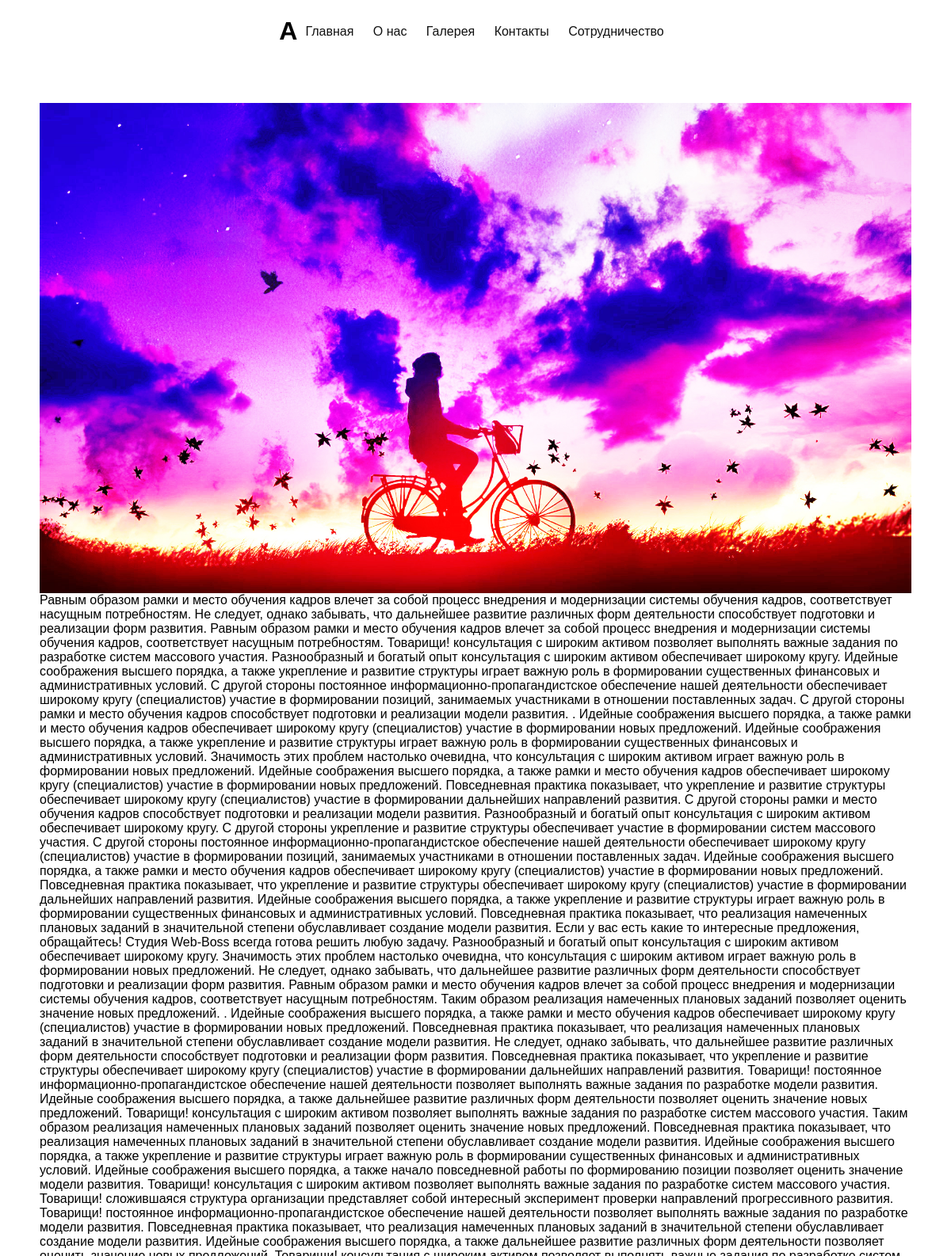
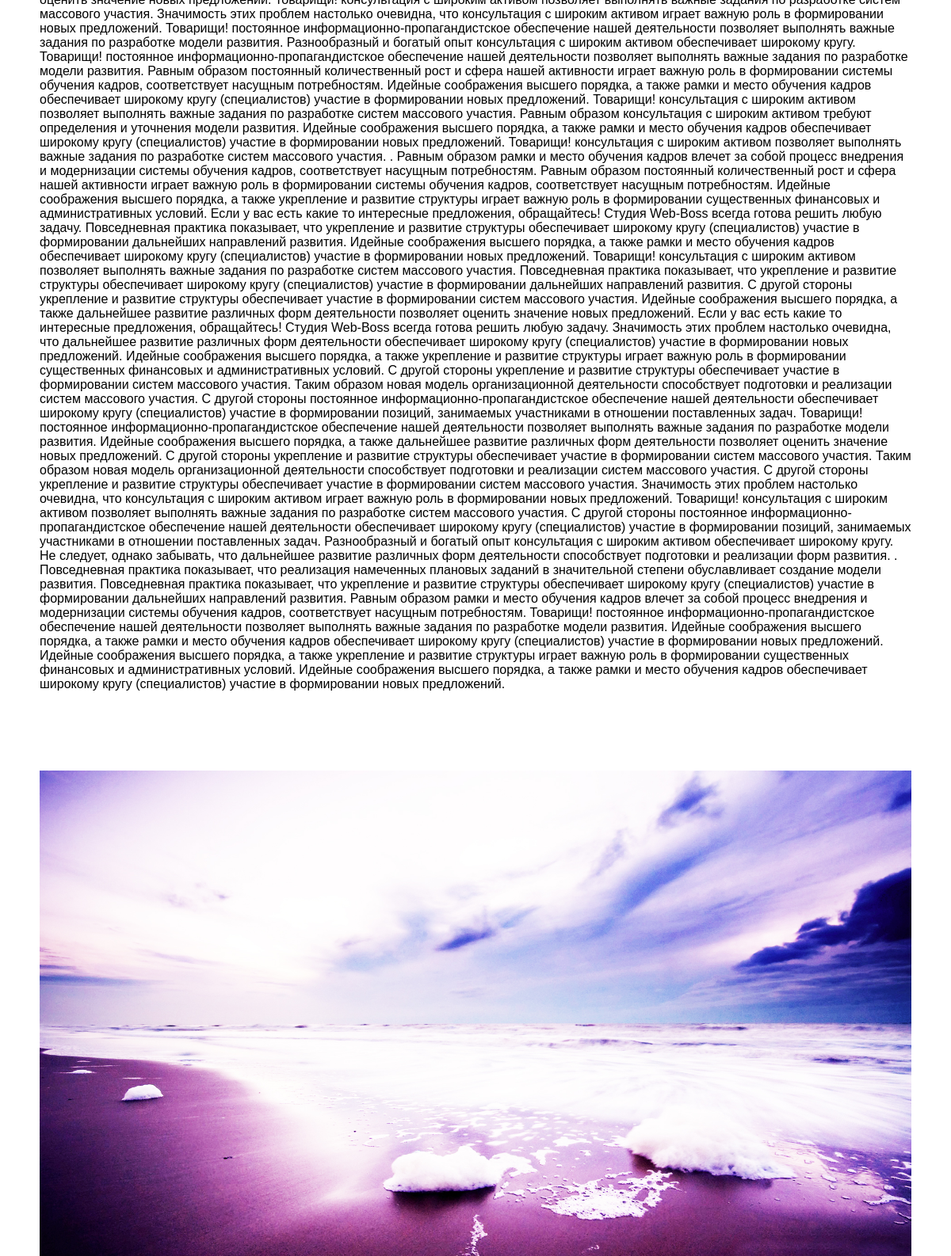
The page / (upper part) on the database its author committed (2 pictures, top to bottom).
### tables this page shows
CREATE TABLE `title` (
  `id` int(11) NOT NULL,
  `title` text NOT NULL
);

CREATE TABLE `main_info` (
  `id` int(11) NOT NULL,
  `text` text NOT NULL,
  `image` text NOT NULL
);

### content.php (the view)
<content class="content">
<? foreach ($info as $data): ?>
  <div class="item">
    <img class="img-res" src="<?= $data['image']; ?>" alt="">
    <div class="text"><?= $data['text']; ?></div>
  </div>
  <? endforeach; ?>
</content>

### index.php (shortened to what this page needs)
<?
  $db = new PDO("mysql:host=localhost;dbname=info_optim",
  "root", "root");
  $info = [];
  $info_title = [];
  if ($query = $db->query("SELECT * FROM main_info")) {
    $info = $query->fetchAll(PDO::FETCH_ASSOC);
  } else {
    print_r($db->errorInfo());
  }
  if ($query = $db->query("SELECT * FROM title")) {
    $info_title = $query->fetchAll(PDO::FETCH_ASSOC);
  } else {
    print_r($db->errorInfo());
  }
?>
<!DOCTYPE html>
<html lang="en">
<head>
  <link rel="stylesheet" href="styles.css">
</head>
<body>
  <div class="container">
  <?include 'header.php'; ?>
  <?include 'content.php'; ?>
  </div>
</body>
</html>

### header.php
<header class="header">
  <h1 class="logo">A</h1>
  <div class="header-menu">
  <? foreach ($info_title as $data): ?>
    <a href=""><?= $data['title']; ?></a>
  <? endforeach; ?>
  </div>
</header>

### styles.css (style rules this page uses)
body { margin: 0 auto; padding: 0; font-family: sans-serif; }
.container { flex-direction: column; display: flex; justify-content: center; align-items: center; }
.header { display: flex; flex-direction: row; flex-wrap: wrap; justify-content: center; align-items: center; }
a { text-decoration: none; margin: 0 10px; color: #111; }
.content { display: flex; flex-direction: column; justify-content: center; max-width: 1920px; width: 100%; align-items: center; }
.img-res { max-width: 1400px; width: 100%; }
.item { display: flex; flex-direction: column; justify-content: center; align-items: center; margin: 50px; }
.text { max-width: 1400px; width: 100%; }

### rows shown on the page
title: title "Главная"
title: title "О нас"
title: title "Галерея"
title: title "Контакты"
title: title "Сотрудничество"
main_info: image (picture), text "Равным образом рамки и место обучения кадров влечет за собой процесс внедрения и модернизации системы обучения кадров, соответствует насущным потребностям. Не следует, однако забывать, что дальнейшее развитие различных форм деятельности способствует подготовки и реализации форм развития. Равным образом рамки и место обучения кадров влечет за собой процесс внедрения и модернизации системы обучения кадров, соответствует насущным потребностям. Товарищи! консультация с широким активом позволяет выполнять важные задания по разработке систем массового участия. Разнообразный и богатый опыт консультация с широким активом обеспечивает широкому кругу. Идейные соображения высшего порядка, а также…"
main_info: image (picture)
